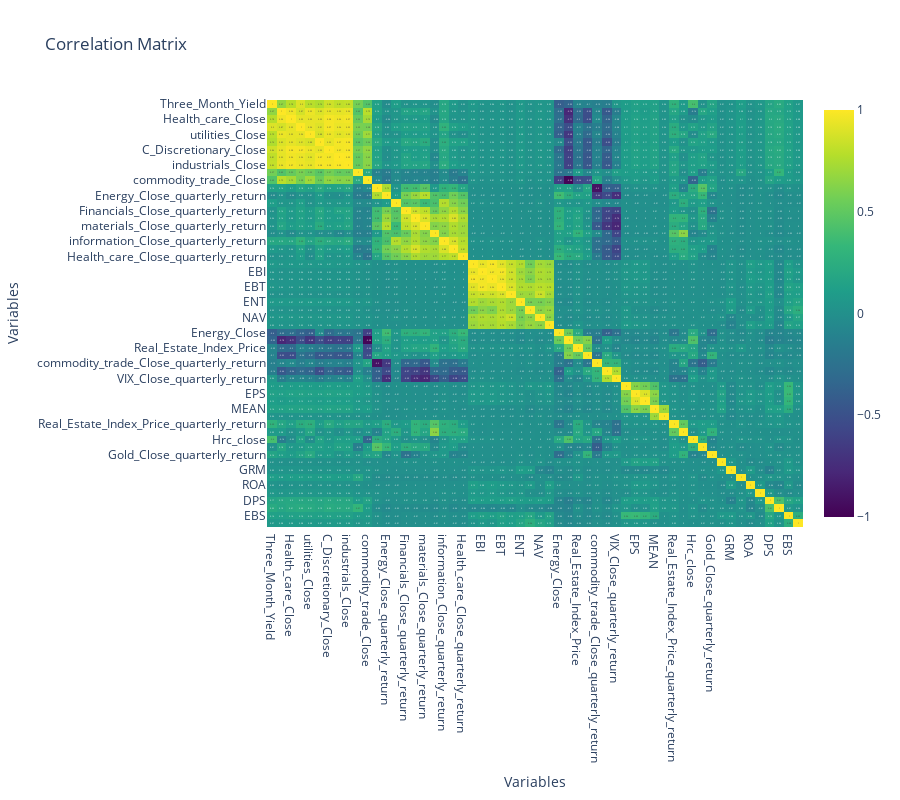

Here is the notebook cell this chart was saved with:
### Code cell
linked = sch.linkage(sch.distance.pdist(corr), method='ward')
cluster_order = sch.dendrogram(linked, no_plot=True)['leaves']

# Reorder the correlation matrix
correlation_matrix_ordered = corr.iloc[cluster_order, cluster_order]

fig = go.Figure(data=go.Heatmap(
                   z=correlation_matrix_ordered.values,
                   x=correlation_matrix_ordered.columns,
                   y=correlation_matrix_ordered.columns,
                   text=correlation_matrix_ordered.round(2).values,
                   texttemplate="%{text}",
                   colorscale='Viridis',
                   zmin=-1, zmax=1))

# Update the layout
fig.update_layout(
    title='Correlation Matrix',
    xaxis_title="Variables",
    yaxis_title="Variables",
    xaxis=dict(side='bottom'),
    yaxis=dict(autorange='reversed'),
    width=900,  # or any width you desire
    height=800,  # or any height you desire
)

fig.show()

### Figure 1 — Plotly figure (JSON) as saved in the notebook; plotly's stock layout.template omitted (floating-point values rounded to 4 significant figures; data arrays with more than 128 entries replaced by an {"elided": "..."} marker saying what was removed)
{"data": [{"colorscale": [[0, "#440154"], [0.1111, "#482878"], [0.2222, "#3e4989"], [0.3333, "#31688e"], [0.4444, "#26828e"], [0.5556, "#1f9e89"], [0.6667, "#35b779"], [0.7778, "#6ece58"], [0.8889, "#b5de2b"], [1, "#fde725"]], "text": {"elided": "56x56 float values"}, "texttemplate": "%{text}", "type": "heatmap", "x": ["Three_Month_Yield", "C_Staples_Close", "Health_care_Close", "information_Close", "utilities_Close", "materials_Close", "C_Discretionary_Close", "Financials_Close", "industrials_Close", "EBG", "commodity_trade_Close", "Brent_Close_quarterly_return", "Energy_Close_quarterly_return", "Three_Month_Yield_quarterly_return", "Financials_Close_quarterly_return", "industrials_Close_quarterly_return", "materials_Close_quarterly_return", "C_Staples_Close_quarterly_return", "information_Close_quarterly_return", "C_Discretionary_Close_quarterly_return", "Health_care_Close_quarterly_return", "NET", "EBI", "PRE", "EBT", "OPR", "ENT", "CPX", "NAV", "SAL", "Energy_Close", "Brent_Close", "Real_Estate_Index_Price", "Gold_Close", "commodity_trade_Close_quarterly_return", "VIX_Close", "VIX_Close_quarterly_return", "CPS", "EPS", "GPS", "MEAN", "STDEV", "Real_Estate_Index_Price_quarterly_return", "utilities_Close_quarterly_return", "Hrc_close", "Hrc_close_quarterly_return", "Gold_Close_quarterly_return", "BPS", "GRM", "CSH", "ROA", "ROE", "DPS", "FFO", "EBS", "NDT"], "y": ["Three_Month_Yield", "C_Staples_Close", "Health_care_Close", "information_Close", "utilities_Close", "materials_Close", "C_Discretionary_Close", "Financials_Close", "industrials_Close", "EBG", "commodity_trade_Close", "Brent_Close_quarterly_return", "Energy_Close_quarterly_return", "Three_Month_Yield_quarterly_return", "Financials_Close_quarterly_return", "industrials_Close_quarterly_return", "materials_Close_quarterly_return", "C_Staples_Close_quarterly_return", "information_Close_quarterly_return", "C_Discretionary_Close_quarterly_return", "Health_care_Close_quarterly_return", "NET", "EBI", "PRE", "EBT", "OPR", "ENT", "CPX", "NAV", "SAL", "Energy_Close", "Brent_Close", "Real_Estate_Index_Price", "Gold_Close", "commodity_trade_Close_quarterly_return", "VIX_Close", "VIX_Close_quarterly_return", "CPS", "EPS", "GPS", "MEAN", "STDEV", "Real_Estate_Index_Price_quarterly_return", "utilities_Close_quarterly_return", "Hrc_close", "Hrc_close_quarterly_return", "Gold_Close_quarterly_return", "BPS", "GRM", "CSH", "ROA", "ROE", "DPS", "FFO", "EBS", "NDT"], "z": {"elided": "56x56 float values"}, "zmax": 1, "zmin": -1}], "layout": {"height": 800, "title": {"text": "Correlation Matrix"}, "width": 900, "xaxis": {"side": "bottom", "title": {"text": "Variables"}}, "yaxis": {"autorange": "reversed", "title": {"text": "Variables"}}}}
